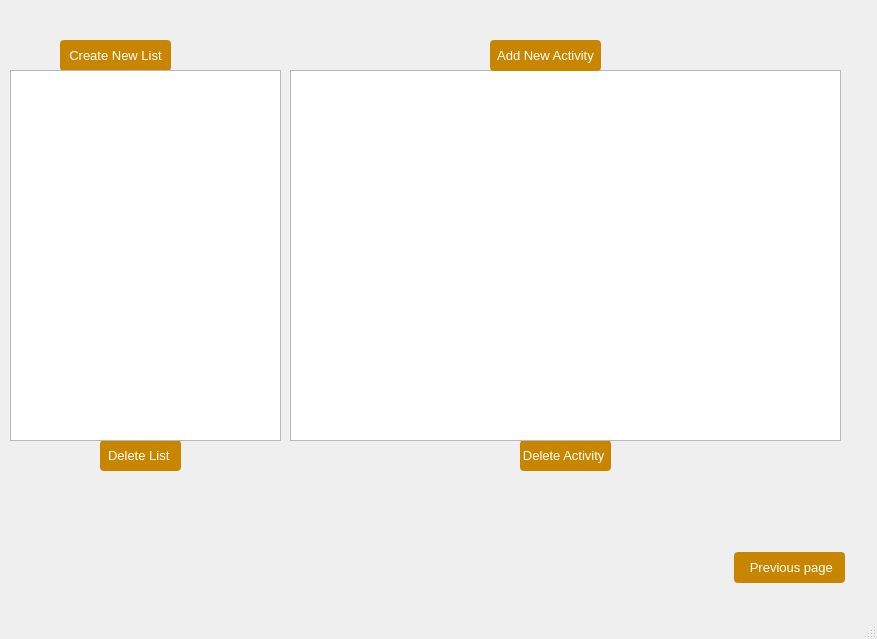
<?xml version="1.0" encoding="UTF-8"?>
<ui version="4.0">
 <class>dialog</class>
 <widget class="QMainWindow" name="dialog">
  <property name="geometry">
   <rect>
    <x>0</x>
    <y>0</y>
    <width>877</width>
    <height>639</height>
   </rect>
  </property>
  <property name="windowTitle">
   <string>dialog</string>
  </property>
  <widget class="QWidget" name="centralwidget">
   <widget class="QPushButton" name="deleteActivity">
    <property name="geometry">
     <rect>
      <x>520</x>
      <y>440</y>
      <width>91</width>
      <height>31</height>
     </rect>
    </property>
    <property name="font">
     <font>
      <family>Arial</family>
      <pointsize>10</pointsize>
      <weight>50</weight>
      <italic>false</italic>
      <bold>false</bold>
     </font>
    </property>
    <property name="cursor">
     <cursorShape>PointingHandCursor</cursorShape>
    </property>
    <property name="styleSheet">
     <string notr="true">QPushButton
{background-color: rgb(200,133,0);
color : white;
font: 10pt Arial;
            border-radius: 4px;
            text-shadow: 0 1px 1px rgba(0, 0, 0, 0.2);
border: 2px solid rgb(200,133,0);
}

QPushButton:hover {
border: 2px solid rgb(200,146,0);
background-color : rgb(200,149,47);
}</string>
    </property>
    <property name="text">
     <string>Delete Activity </string>
    </property>
   </widget>
   <widget class="QPushButton" name="deleteList">
    <property name="geometry">
     <rect>
      <x>100</x>
      <y>440</y>
      <width>81</width>
      <height>31</height>
     </rect>
    </property>
    <property name="font">
     <font>
      <family>Arial</family>
      <pointsize>10</pointsize>
      <weight>50</weight>
      <italic>false</italic>
      <bold>false</bold>
     </font>
    </property>
    <property name="cursor">
     <cursorShape>PointingHandCursor</cursorShape>
    </property>
    <property name="styleSheet">
     <string notr="true">QPushButton
{background-color: rgb(200,133,0);
color : white;
font: 10pt Arial;
            border-radius: 4px;
            text-shadow: 0 1px 1px rgba(0, 0, 0, 0.2);
border: 2px solid rgb(200,133,0);
}

QPushButton:hover {
border: 2px solid rgb(200,146,0);
background-color : rgb(200,149,47);
}</string>
    </property>
    <property name="text">
     <string>Delete List </string>
    </property>
   </widget>
   <widget class="QListWidget" name="vistaLista">
    <property name="geometry">
     <rect>
      <x>290</x>
      <y>70</y>
      <width>551</width>
      <height>371</height>
     </rect>
    </property>
   </widget>
   <widget class="QPushButton" name="newList">
    <property name="geometry">
     <rect>
      <x>60</x>
      <y>40</y>
      <width>111</width>
      <height>31</height>
     </rect>
    </property>
    <property name="font">
     <font>
      <family>Arial</family>
      <pointsize>10</pointsize>
      <weight>50</weight>
      <italic>false</italic>
      <bold>false</bold>
      <underline>false</underline>
     </font>
    </property>
    <property name="cursor">
     <cursorShape>PointingHandCursor</cursorShape>
    </property>
    <property name="styleSheet">
     <string notr="true">QPushButton
{background-color: rgb(200,133,0);
color : white;
font: 10pt Arial;
            border-radius: 4px;
            text-shadow: 0 1px 1px rgba(0, 0, 0, 0.2);
border: 2px solid rgb(200,133,0);
}

QPushButton:hover {
border: 2px solid rgb(200,146,0);
background-color : rgb(200,149,47);
}</string>
    </property>
    <property name="text">
     <string>Create New List</string>
    </property>
   </widget>
   <widget class="QPushButton" name="newAct">
    <property name="geometry">
     <rect>
      <x>490</x>
      <y>40</y>
      <width>111</width>
      <height>31</height>
     </rect>
    </property>
    <property name="cursor">
     <cursorShape>PointingHandCursor</cursorShape>
    </property>
    <property name="styleSheet">
     <string notr="true">QPushButton
{background-color: rgb(200,133,0);
color : white;
font: 10pt Arial;
            border-radius: 4px;
            text-shadow: 0 1px 1px rgba(0, 0, 0, 0.2);
border: 2px solid rgb(200,133,0);
}

QPushButton:hover {
border: 2px solid rgb(200,146,0);
background-color : rgb(200,149,47);
}</string>
    </property>
    <property name="text">
     <string>Add New Activity</string>
    </property>
   </widget>
   <widget class="QListWidget" name="liste">
    <property name="geometry">
     <rect>
      <x>10</x>
      <y>70</y>
      <width>271</width>
      <height>371</height>
     </rect>
    </property>
   </widget>
   <widget class="QPushButton" name="return_2">
    <property name="geometry">
     <rect>
      <x>734</x>
      <y>552</y>
      <width>111</width>
      <height>31</height>
     </rect>
    </property>
    <property name="styleSheet">
     <string notr="true">QPushButton
{background-color: rgb(200,133,0);
color : white;
font: 10pt Arial;
            border-radius: 4px;
            text-shadow: 0 1px 1px rgba(0, 0, 0, 0.2);
border: 2px solid rgb(200,133,0);
}

QPushButton:hover {
border: 2px solid rgb(200,146,0);
background-color : rgb(200,149,47);
}</string>
    </property>
    <property name="text">
     <string> Previous page</string>
    </property>
   </widget>
  </widget>
  <widget class="QMenuBar" name="menubar">
   <property name="geometry">
    <rect>
     <x>0</x>
     <y>0</y>
     <width>877</width>
     <height>22</height>
    </rect>
   </property>
  </widget>
  <widget class="QStatusBar" name="statusbar"/>
 </widget>
 <resources/>
 <connections/>
</ui>
